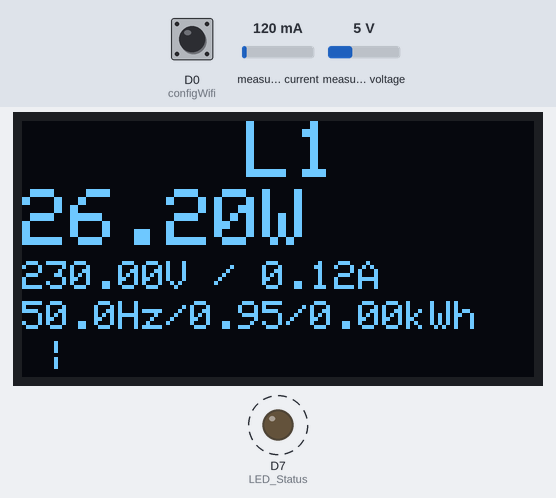
Bench run of a sketch on a simulated ESP8266 (NodeMCU). Shown: 128×64 one-colour display, output pins drawn as LEDs (lit = HIGH). Dashed ring = blinking. Inputs (shaded band) come from the test bench; at power-on: measured current 120 mA, measured voltage 5 V, D0 (configWifi) HIGH. WiFi joins after 1.5 s; servers stay silent unless stated; the local clock reads 2024-03-15 10:24:30 at power-on unless the sketch sets it; EEPROM starts erased; what the sketch prints to the serial monitor is not drawn.

Above: at 7.09 s.
7.3 s: measured current set to 40 mA
At 8.9 s:
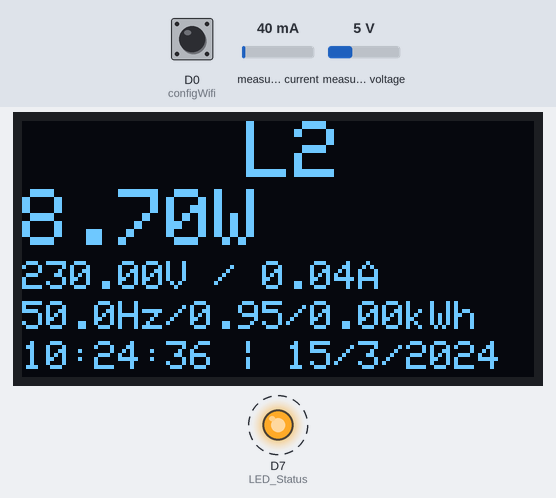
9.5 s: measured voltage set to 0.3 V
At 12.4 s:
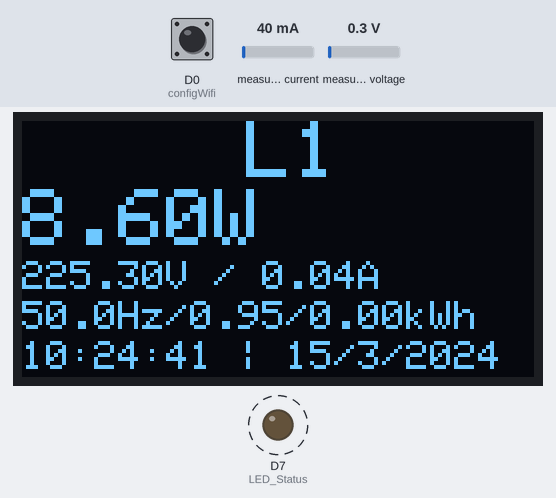
12.5 s: measured current set to 500 mA
At 14.73 s:
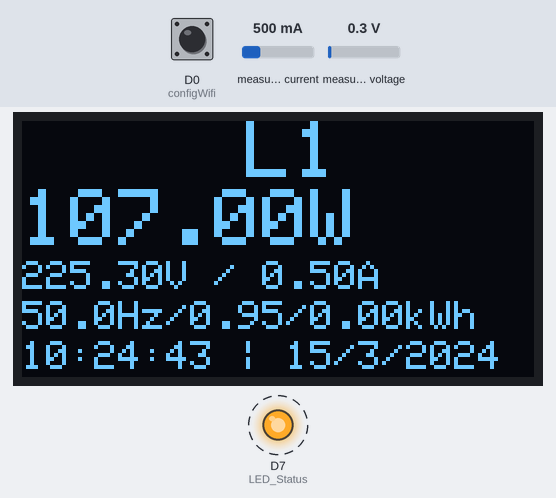
14.8 s: measured voltage set to 3.8 V
At 16.9 s:
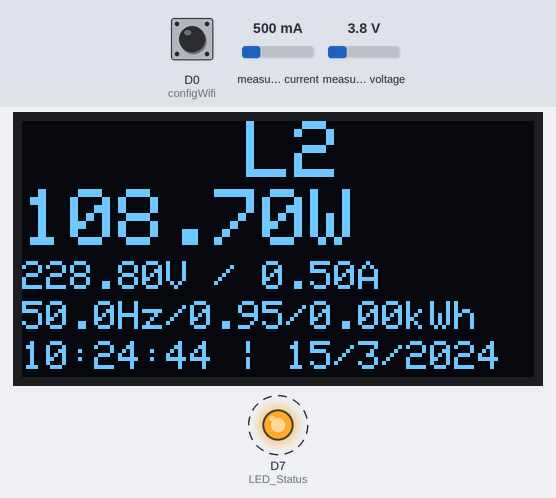
Timing chart, 0 to 17.8 s (numbered marks = the images above; inputs shaded):
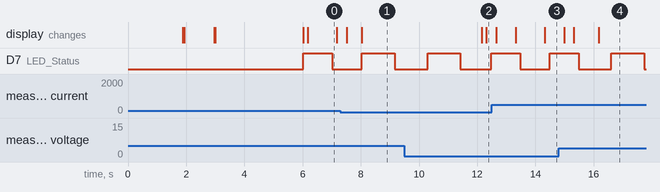

Measured:
- after the input at 7.3 s, the display: first changes after 0.21 s (image 1 shows a later state)
- after the input at 12.5 s, D7 (LED_Status): HIGH → LOW after 0.99 s instead of 1.2 s
- what the display in image 0 shows lasts 1.0 s, from 6.2 s to 7.2 s

The sketch:

ElectricMeter_2Phase_ESP8266_OLED.ino
```cpp
/*
  Vision Old:
  Vision New:

 *** CÔNG TƠ ĐIỆN TỬ WIFI 2 PHA + OLED 0.96 inch ***
 *** ELECTRIC METER 2 PHASE + OLED 0.96 inch ***
  Youtube  : https://www.youtube.com/c/403ERRORVN
  Fanpage  : https://www.facebook.com/403ERRORVN
  Blog     : https://thichchetaotv.blogspot.com/

  Date     : 02/07/2023
  Update   :

  History:
                +


  Library:
  Blynk           : https://github.com/blynkkk/blynk-library
  PZEM004T        : https://github.com/mandulaj/PZEM-004T-v30
  WiFiManager     : https://github.com/tzapu/WiFiManager
  Adafruit_SSD1306: https://github.com/adafruit/Adafruit_SSD1306
  Adafruit_GFX.h  : https://github.com/adafruit/Adafruit-GFX-Library

*/

#include <SPI.h>
#include <Wire.h>
#include <Adafruit_GFX.h>     // https://github.com/adafruit/Adafruit-GFX-Library
#include <Adafruit_SSD1306.h> //https://github.com/adafruit/Adafruit_SSD1306
#include <ESP8266WiFi.h>
#include <BlynkSimpleEsp8266.h> // https://github.com/blynkkk/blynk-library
#include <TimeLib.h>            // https://github.com/PaulStoffregen/Time
#include <WidgetRTC.h>
#include <DNSServer.h>
#include <ESP8266WebServer.h>
#include <WiFiManager.h> // https://github.com/tzapu/WiFiManager
#include <EEPROM.h>
#include <PZEM004Tv30.h> // https://github.com/mandulaj/PZEM-004T-v30
#include <SoftwareSerial.h>

#define Device_Name "Electric Meter 2 Phase"
#define LED_Status D7  // LED Status
#define configWifi D0  // GPIO16 - D0 Config WiFi
#define PZEM_RX_PIN D6 // GPIO2  - D4 ESP8266
#define PZEM_TX_PIN D5 // GPIO0  - D3 ESP8266

#define SCREEN_WIDTH 128    // OLED display width, in pixels
#define SCREEN_HEIGHT 64    // OLED display height, in pixels
#define OLED_RESET -1       // Reset pin # (or -1 if sharing Arduino reset pin)
#define SCREEN_ADDRESS 0x3C ///< See datasheet for Address; 0x3D for 128x64, 0x3C for 128x32
Adafruit_SSD1306 display(SCREEN_WIDTH, SCREEN_HEIGHT, &Wire, OLED_RESET);

//========== SETTING WiFi ==========//
#define BLYNK_TEMPLATE_ID "TMPLmZq9q-Ml"
#define BLYNK_TEMPLATE_NAME "Cong To Dien Tu"
#define BLYNK_AUTH_TOKEN "gNNOmV5w_V0Wcp90vAnCGjBalOH6FG0v"
// Comment this out to disable prints and save space
#define BLYNK_PRINT Serial
char auth[] = BLYNK_AUTH_TOKEN;

BlynkTimer timer;
WidgetRTC rtc;
// PZEM
#define NUM_PZEMS 2
PZEM004Tv30 pzems[NUM_PZEMS];
SoftwareSerial pzemSWSerial(PZEM_RX_PIN, PZEM_TX_PIN);

WiFiManager wifiManager;

float
    L1_voltage = 0,
    L1_current = 0,
    L1_power = 0,
    L1_energy = 0,
    L1_frequency = 0,
    L1_pf = 0,
    L2_voltage = 0,
    L2_current = 0,
    L2_power = 0,
    L2_energy = 0,
    L2_frequency = 0,
    L2_pf = 0,
    L3_voltage = 0,
    L3_current = 0,
    L3_power = 0,
    L3_energy = 0,
    L3_frequency = 0,
    L3_pf = 0,
    Energy_today,
    Energy_Yesterday,
    Energy_This_month,
    Energy_Last_month,
    energy_log_day,
    energy_log_month;

int
    conv1 = 0, // SYSTEM PARAMETER
    conv2 = 0,
    d_hour = 0,
    d_day = 0;

String
    currentTime,
    currentDate;
unsigned long time1 = 0;

const unsigned char Logo[] PROGMEM = {
    0x00, 0x00, 0x00, 0x00, 0x00, 0x00, 0x00, 0x00, 0x00, 0x00, 0x00, 0x00, 0x00, 0x00, 0x00, 0x00,
    0x00, 0x00, 0x00, 0x00, 0x00, 0x00, 0x00, 0x00, 0x00, 0x00, 0x00, 0x00, 0x00, 0x00, 0x00, 0x00,
    0x00, 0x00, 0x00, 0x00, 0x00, 0x00, 0x00, 0x00, 0x00, 0x00, 0x00, 0x00, 0x00, 0x00, 0x00, 0x00,
    0x00, 0x00, 0x00, 0x00, 0x00, 0x00, 0x00, 0x00, 0x00, 0x00, 0x00, 0x00, 0x00, 0x00, 0x00, 0x00,
    0x00, 0x00, 0x00, 0x00, 0x00, 0x00, 0x1c, 0x03, 0xc0, 0x38, 0x00, 0x00, 0x00, 0x00, 0x00, 0x00,
    0x00, 0x00, 0x00, 0x00, 0x00, 0x00, 0x3e, 0x03, 0xc0, 0x7c, 0x00, 0x00, 0x00, 0x00, 0x00, 0x00,
    0x00, 0x00, 0x00, 0x00, 0x00, 0x00, 0x3f, 0x07, 0xe0, 0x7c, 0x00, 0x00, 0x00, 0x00, 0x00, 0x00,
    0x00, 0x00, 0x00, 0x00, 0x00, 0x00, 0x3f, 0x07, 0xe0, 0x7c, 0x00, 0x00, 0x00, 0x00, 0x00, 0x00,
    0x00, 0x00, 0x00, 0x00, 0x00, 0x00, 0x3f, 0x07, 0xe0, 0x7c, 0x00, 0x00, 0x00, 0x00, 0x00, 0x00,
    0x00, 0x00, 0x00, 0x00, 0x00, 0x00, 0x3f, 0x07, 0xe0, 0xfc, 0x00, 0x00, 0x00, 0x00, 0x00, 0x00,
    0x00, 0x00, 0x00, 0x00, 0x00, 0x0f, 0xff, 0xff, 0xff, 0xff, 0xf0, 0x00, 0x00, 0x00, 0x00, 0x00,
    0x00, 0x00, 0x00, 0x00, 0x00, 0x1f, 0xff, 0xff, 0xff, 0xff, 0xf8, 0x00, 0x00, 0x00, 0x00, 0x00,
    0x00, 0x00, 0x00, 0x00, 0x00, 0x3f, 0xff, 0xff, 0xff, 0xff, 0xfc, 0x00, 0x00, 0x00, 0x00, 0x00,
    0x00, 0x00, 0x00, 0x00, 0x00, 0x3f, 0xff, 0xff, 0xff, 0xff, 0xfc, 0x00, 0x00, 0x00, 0x00, 0x00,
    0x00, 0x00, 0x00, 0x00, 0x00, 0x3f, 0xff, 0xff, 0xff, 0xff, 0xde, 0x00, 0x00, 0x00, 0x00, 0x00,
    0x00, 0x00, 0x00, 0x00, 0x00, 0x3f, 0xff, 0xff, 0xff, 0xff, 0xfe, 0x00, 0x00, 0x00, 0x00, 0x00,
    0x00, 0x00, 0x00, 0x00, 0x00, 0x3f, 0xff, 0xff, 0xff, 0xff, 0xfe, 0x00, 0x00, 0x00, 0x00, 0x00,
    0x00, 0x00, 0x00, 0x00, 0x00, 0x3f, 0x80, 0x00, 0x00, 0x01, 0xfe, 0x00, 0x00, 0x00, 0x00, 0x00,
    0x00, 0x00, 0x00, 0x00, 0x07, 0xff, 0x80, 0x00, 0x00, 0x01, 0xff, 0xe0, 0x00, 0x00, 0x00, 0x00,
    0x00, 0x00, 0x00, 0x00, 0x0f, 0xff, 0x80, 0x00, 0x00, 0x01, 0xff, 0xf0, 0x00, 0x00, 0x00, 0x00,
    0x00, 0x00, 0x00, 0x00, 0x0f, 0xff, 0x80, 0x00, 0x00, 0x01, 0xff, 0xf0, 0x00, 0x00, 0x00, 0x00,
    0x00, 0x00, 0x00, 0x00, 0x0f, 0xff, 0x80, 0x00, 0x00, 0x01, 0xff, 0xf0, 0x00, 0x00, 0x00, 0x00,
    0x00, 0x00, 0x00, 0x00, 0x0f, 0xff, 0x80, 0x00, 0x00, 0x01, 0xff, 0xf0, 0x00, 0x00, 0x00, 0x00,
    0x00, 0x00, 0x00, 0x00, 0x03, 0xff, 0x80, 0x00, 0x00, 0x01, 0xff, 0xc0, 0x00, 0x00, 0x00, 0x00,
    0x00, 0x00, 0x00, 0x00, 0x00, 0x3f, 0x80, 0x00, 0x00, 0x01, 0xfe, 0x00, 0x00, 0x00, 0x00, 0x00,
    0x00, 0x00, 0x00, 0x00, 0x00, 0x3f, 0x80, 0x3f, 0x1f, 0xf9, 0xfe, 0x00, 0x00, 0x00, 0x00, 0x00,
    0x00, 0x00, 0x00, 0x00, 0x00, 0x3f, 0x80, 0x7f, 0x1f, 0xf9, 0xfe, 0x00, 0x00, 0x00, 0x00, 0x00,
    0x00, 0x00, 0x00, 0x00, 0x00, 0x3f, 0x80, 0xff, 0x3f, 0xf1, 0xfe, 0x00, 0x00, 0x00, 0x00, 0x00,
    0x00, 0x00, 0x00, 0x00, 0x00, 0x3f, 0x81, 0xff, 0x3f, 0xf1, 0xfe, 0x00, 0x00, 0x00, 0x00, 0x00,
    0x00, 0x00, 0x00, 0x00, 0x03, 0xff, 0x83, 0xfe, 0x3e, 0x01, 0xff, 0xe0, 0x00, 0x00, 0x00, 0x00,
    0x00, 0x00, 0x00, 0x00, 0x0f, 0xff, 0x87, 0xfe, 0x3f, 0xe1, 0xff, 0xf0, 0x00, 0x00, 0x00, 0x00,
    0x00, 0x00, 0x00, 0x00, 0x0f, 0xff, 0x8f, 0xbe, 0x3f, 0xe1, 0xff, 0xf0, 0x00, 0x00, 0x00, 0x00,
    0x00, 0x00, 0x00, 0x00, 0x0f, 0xff, 0x9f, 0xff, 0x7f, 0xc1, 0xff, 0xf0, 0x00, 0x00, 0x00, 0x00,
    0x00, 0x00, 0x00, 0x00, 0x0f, 0xff, 0x9f, 0xff, 0x7f, 0xc1, 0xff, 0xf0, 0x00, 0x00, 0x00, 0x00,
    0x00, 0x00, 0x00, 0x00, 0x03, 0xff, 0x9f, 0xff, 0x7c, 0x01, 0xff, 0xe0, 0x00, 0x00, 0x00, 0x00,
    0x00, 0x00, 0x00, 0x00, 0x00, 0x3f, 0x9f, 0xff, 0x7f, 0xe1, 0xfe, 0x00, 0x00, 0x00, 0x00, 0x00,
    0x00, 0x00, 0x00, 0x00, 0x00, 0x3f, 0x80, 0x7c, 0x7f, 0xc1, 0xfe, 0x00, 0x00, 0x00, 0x00, 0x00,
    0x00, 0x00, 0x00, 0x00, 0x00, 0x3f, 0x80, 0x7c, 0xff, 0xc1, 0xfe, 0x00, 0x00, 0x00, 0x00, 0x00,
    0x00, 0x00, 0x00, 0x00, 0x00, 0x3f, 0x80, 0xf8, 0xff, 0xc1, 0xfe, 0x00, 0x00, 0x00, 0x00, 0x00,
    0x00, 0x00, 0x00, 0x00, 0x00, 0x3f, 0x80, 0x00, 0x00, 0x01, 0xfe, 0x00, 0x00, 0x00, 0x00, 0x00,
    0x00, 0x00, 0x00, 0x00, 0x03, 0xff, 0x80, 0x00, 0x00, 0x01, 0xff, 0x80, 0x00, 0x00, 0x00, 0x00,
    0x00, 0x00, 0x00, 0x00, 0x0f, 0xff, 0x80, 0x00, 0x00, 0x01, 0xff, 0xf0, 0x00, 0x00, 0x00, 0x00,
    0x00, 0x00, 0x00, 0x00, 0x0f, 0xff, 0x80, 0x00, 0x00, 0x01, 0xff, 0xf0, 0x00, 0x00, 0x00, 0x00,
    0x00, 0x00, 0x00, 0x00, 0x0f, 0xff, 0x80, 0x00, 0x00, 0x01, 0xff, 0xf0, 0x00, 0x00, 0x00, 0x00,
    0x00, 0x00, 0x00, 0x00, 0x0f, 0xff, 0x80, 0x00, 0x00, 0x01, 0xff, 0xf0, 0x00, 0x00, 0x00, 0x00,
    0x00, 0x00, 0x00, 0x00, 0x07, 0xff, 0x80, 0x00, 0x00, 0x01, 0xff, 0xe0, 0x00, 0x00, 0x00, 0x00,
    0x00, 0x00, 0x00, 0x00, 0x00, 0x3f, 0x80, 0x00, 0x00, 0x01, 0xfe, 0x00, 0x00, 0x00, 0x00, 0x00,
    0x00, 0x00, 0x00, 0x00, 0x00, 0x3f, 0xff, 0xff, 0xff, 0xff, 0xfe, 0x00, 0x00, 0x00, 0x00, 0x00,
    0x00, 0x00, 0x00, 0x00, 0x00, 0x3f, 0xff, 0xff, 0xff, 0xff, 0xfe, 0x00, 0x00, 0x00, 0x00, 0x00,
    0x00, 0x00, 0x00, 0x00, 0x00, 0x3f, 0xff, 0xff, 0xff, 0xff, 0xfe, 0x00, 0x00, 0x00, 0x00, 0x00,
    0x00, 0x00, 0x00, 0x00, 0x00, 0x3f, 0xff, 0xff, 0xff, 0xff, 0xfc, 0x00, 0x00, 0x00, 0x00, 0x00,
    0x00, 0x00, 0x00, 0x00, 0x00, 0x3f, 0xff, 0xff, 0xff, 0xff, 0xfc, 0x00, 0x00, 0x00, 0x00, 0x00,
    0x00, 0x00, 0x00, 0x00, 0x00, 0x1f, 0xff, 0xff, 0xff, 0xff, 0xf8, 0x00, 0x00, 0x00, 0x00, 0x00,
    0x00, 0x00, 0x00, 0x00, 0x00, 0x0f, 0xff, 0xff, 0xff, 0xff, 0xf0, 0x00, 0x00, 0x00, 0x00, 0x00,
    0x00, 0x00, 0x00, 0x00, 0x00, 0x00, 0x3f, 0x07, 0xe0, 0xfe, 0x00, 0x00, 0x00, 0x00, 0x00, 0x00,
    0x00, 0x00, 0x00, 0x00, 0x00, 0x00, 0x3f, 0x07, 0xe0, 0x7c, 0x00, 0x00, 0x00, 0x00, 0x00, 0x00,
    0x00, 0x00, 0x00, 0x00, 0x00, 0x00, 0x3f, 0x07, 0xe0, 0x7c, 0x00, 0x00, 0x00, 0x00, 0x00, 0x00,
    0x00, 0x00, 0x00, 0x00, 0x00, 0x00, 0x3f, 0x07, 0xe0, 0x7c, 0x00, 0x00, 0x00, 0x00, 0x00, 0x00,
    0x00, 0x00, 0x00, 0x00, 0x00, 0x00, 0x3e, 0x03, 0xe0, 0x7c, 0x00, 0x00, 0x00, 0x00, 0x00, 0x00,
    0x00, 0x00, 0x00, 0x00, 0x00, 0x00, 0x1e, 0x03, 0xc0, 0x38, 0x00, 0x00, 0x00, 0x00, 0x00, 0x00,
    0x00, 0x00, 0x00, 0x00, 0x00, 0x00, 0x00, 0x00, 0x00, 0x00, 0x00, 0x00, 0x00, 0x00, 0x00, 0x00,
    0x00, 0x00, 0x00, 0x00, 0x00, 0x00, 0x00, 0x00, 0x00, 0x00, 0x00, 0x00, 0x00, 0x00, 0x00, 0x00,
    0x00, 0x00, 0x00, 0x00, 0x00, 0x00, 0x00, 0x00, 0x00, 0x00, 0x00, 0x00, 0x00, 0x00, 0x00, 0x00,
    0x00, 0x00, 0x00, 0x00, 0x00, 0x00, 0x00, 0x00, 0x00, 0x00, 0x00, 0x00, 0x00, 0x00, 0x00, 0x00};

int ledState = LOW;               // ledState used to set the LED
unsigned long previousMillis = 0; // will store last time LED was updated
const long interval = 1000;       // interval at which to blink (milliseconds)

void BlinkLED()
{
  unsigned long currentMillis = millis();
  if (currentMillis - previousMillis >= interval)
  {
    // save the last time you blinked the LED
    previousMillis = currentMillis;
    // if the LED is off turn it on and vice-versa:
    if (ledState == LOW)
    {
      ledState = HIGH;
    }
    else
    {
      ledState = LOW;
    }
    // set the LED with the ledState of the variable:
    digitalWrite(LED_Status, ledState);
  }
}
void clockDisplay()
{
  currentTime = String(hour()) + ":" + minute() + ":" + second();
  currentDate = String(day()) + "/" + month() + "/" + year();
}

BLYNK_CONNECTED()
{
  // Synchronize time on connection
  rtc.begin();
}

BLYNK_WRITE(V0)
{ // Button Widget chọn V0
  if (param.asInt() == 1)
  {
    pzems[0].resetEnergy();
  }
}
BLYNK_WRITE(V1)
{ // Button Widget chọn V1
  if (param.asInt() == 1)
  {
    pzems[1].resetEnergy();
  }
}

void ReadData()
{
  L1_voltage = pzems[0].voltage();
  L1_current = pzems[0].current();
  L1_power = pzems[0].power();
  L1_frequency = pzems[0].frequency();
  L1_pf = pzems[0].pf();
  L1_energy = pzems[0].energy();

  L2_voltage = pzems[1].voltage();
  L2_current = pzems[1].current();
  L2_power = pzems[1].power();
  L2_frequency = pzems[1].frequency();
  L2_pf = pzems[1].pf();
  L2_energy = pzems[1].energy();

}
void sendBlynk()
{
  Blynk.virtualWrite(V3, L1_voltage);
  Blynk.virtualWrite(V4, L1_current);
  Blynk.virtualWrite(V5, L1_power); // Watt
  Blynk.virtualWrite(V6, L1_energy);
  Blynk.virtualWrite(V7, L1_frequency);
  Blynk.virtualWrite(V8, L1_pf);

  Blynk.virtualWrite(V9, L2_voltage);
  Blynk.virtualWrite(V10, L2_current);
  Blynk.virtualWrite(V11, L2_power); // Watt
  Blynk.virtualWrite(V12, L2_energy);
  Blynk.virtualWrite(V13, L2_frequency);
  Blynk.virtualWrite(V14, L2_pf);

  Blynk.virtualWrite(V21, "L1");
  Blynk.virtualWrite(V22, "L2");

} // end sendBlynk

void OLED096()
{
  if ((unsigned long)(millis() - time1) > 4000)
  {
    if (isnan(L1_voltage))
    {
      display.clearDisplay();
      display.setTextSize(2);
      // display.setTextColor(SSD1306_WHITE);  // Draw white text
      display.setCursor(8, 0); // Start at top-left corner
      display.print("    L1   ");
      display.setCursor(0, 20);
      display.print("    NOT   ");
      display.setCursor(0, 40);
      display.print(" CONNECTED");
      display.display();
    }
    else
    {
      display.clearDisplay();
      display.setTextSize(2);
      display.setTextColor(SSD1306_WHITE); // Draw white text
      display.setCursor(8, 0);             // Start at top-left corner
      display.print("    L1   ");
      display.setTextSize(2);
      display.setCursor(0, 17);
      display.print(L1_power);
      display.print("W");
      display.setTextSize(1); // Normal 1:1 pixel scale
      display.setCursor(0, 35);
      display.print(L1_voltage);
      display.print("V / ");
      display.print(L1_current);
      display.print("A");
      display.setCursor(0, 45);
      display.print(L1_frequency, 1);
      display.print("Hz/");
      display.print(L1_pf);
      display.print("/");
      display.print(L1_energy);
      display.print("kWh");

      display.setCursor(0, 55);
      display.print(currentTime);
      display.print(" | ");
      display.print(currentDate);
      display.display();
    }
  }
  if ((unsigned long)(millis() - time1) > 8000)
  {
    if (isnan(L2_voltage))
    {
      display.clearDisplay();
      display.setTextSize(2);
      display.setCursor(8, 0); // Start at top-left corner
      display.print("    L2   ");
      display.setCursor(0, 20);
      display.print("    NOT   ");
      display.setCursor(0, 40);
      display.print(" CONNECTED");
      display.display();
    }
    else
    {
      display.clearDisplay();
      display.setTextSize(2);
      display.setCursor(8, 0); // Start at top-left corner
      display.print("    L2   ");
      display.setTextSize(2);
      display.setCursor(0, 17);
      display.print(L2_power);
      display.print("W");
      display.setTextSize(1); // Normal 1:1 pixel scale
      display.setCursor(0, 35);
      display.print(L2_voltage);
      display.print("V / ");
      display.print(L2_current);
      display.print("A");
      display.setCursor(0, 45);
      display.print(L2_frequency, 1);
      display.print("Hz/");
      display.print(L2_pf);
      display.print("/");
      display.print(L2_energy);
      display.print("kWh");

      display.setCursor(0, 55);
      display.print(currentTime);
      display.print(" | ");
      display.print(currentDate);
      display.display();
    }
    time1 = millis();
  }

}
// end hienthiLCD

void SerialMonitor()
{
  // Check if the data is valid
  if (isnan(L1_voltage))
  {
    Serial.println("============================ ERROR READING L1 ============================");
  }
  else
  {
    Serial.print("V1: ");
    Serial.print(L1_voltage, 2);
    Serial.print("V | ");
    Serial.print("A1: ");
    Serial.print(L1_current, 2);
    Serial.print("A | ");
    Serial.print("P1: ");
    Serial.print(L1_power, 2);
    Serial.print("W | ");
    Serial.print("E1: ");
    Serial.print(L1_energy, 2);
    Serial.print("kWh | ");
    Serial.print("F1: ");
    Serial.print(L1_frequency, 2);
    Serial.print("Hz | ");
    Serial.print("PF1: ");
    Serial.println(L1_pf, 2);
  }
  if (isnan(L2_voltage))
  {
    Serial.println("============================ ERROR READING L2 ============================");
  }
  else
  {
    Serial.print("V2: ");
    Serial.print(L2_voltage, 2);
    Serial.print("V | ");
    Serial.print("A2: ");
    Serial.print(L2_current, 2);
    Serial.print("A | ");
    Serial.print("P2: ");
    Serial.print(L2_power, 2);
    Serial.print("W | ");
    Serial.print("E2: ");
    Serial.print(L2_energy, 2);
    Serial.print("kWh | ");
    Serial.print("F2: ");
    Serial.print(L2_frequency, 2);
    Serial.print("Hz | ");
    Serial.print("PF2: ");
    Serial.println(L2_pf, 2);
  }
  Serial.println();
} // end SerialMonitor

// void energy_calculate()
// {
//   // int T_hour = hour();
//   // int D_day  = day();
//   Energy_today = energy - energy_log_day;
//   if (hour() != 0)
//   {
//     d_hour = 1;
//   }

//   if ((hour() == 0) && (d_hour == 1))
//   { // sang ngày mới
//     Energy_Yesterday = Energy_today;
//     Energy_today = 0;
//     energy_log_day = energy;
//     d_hour = 0;
//   }

//   Energy_This_month = energy - energy_log_month;
//   if (day() != 1)
//   {
//     d_day = 1;
//   }

//   if ((day() == 1) && (d_day == 1))
//   {
//     Energy_Last_month = Energy_This_month;
//     Energy_This_month = 0;
//     energy_log_month = energy;
//     d_day = 0;
//   }

//   Serial.print("Hour: ");
//   Serial.print(hour());
//   Serial.print(" | d_hour: ");
//   Serial.println(d_hour);
// }

void loadSettings()
{
  Energy_today = EEPROM.read(0) + (EEPROM.read(1) * .01);
  Energy_Yesterday = EEPROM.read(2) + (EEPROM.read(3) * .01);
  Energy_This_month = EEPROM.read(4) + (EEPROM.read(5) * .01);
  Energy_Last_month = EEPROM.read(6) + (EEPROM.read(7) * .01);
}

void saveSettings()
{
  conv1 = Energy_today * 100;
  conv2 = conv1 % 100;
  EEPROM.write(0, Energy_today);
  EEPROM.write(1, conv2);

  conv1 = Energy_Yesterday * 100;
  conv2 = conv1 % 100;
  EEPROM.write(2, Energy_Yesterday);
  EEPROM.write(3, conv2);

  conv1 = Energy_This_month * 100;
  conv2 = conv1 % 100;
  EEPROM.write(4, Energy_This_month);
  EEPROM.write(5, conv2);

  conv1 = Energy_Last_month * 100;
  conv2 = conv1 % 100;
  EEPROM.write(6, Energy_Last_month);
  EEPROM.write(7, conv2);
  EEPROM.commit(); // Saves setting changes to flash memory
}
void saveAutoloadSettings()
{
  //  EEPROM.write(11,flashMemLoad);       //STORE: Enable autoload
  // EEPROM.commit();                     //Saves setting changes to flash memory
}

int buttonState = 0;               // Trạng thái của nút SW1
int previousButtonState = 1;       // Trạng thái trước đó của nút SW1
unsigned long buttonPressTime = 0; // Thời điểm nút SW1 được nhấn
void ButtonScan()
{
  buttonState = digitalRead(configWifi); // Đọc trạng thái của nút SW1

  // Kiểm tra nếu nút SW1 được nhấn
  if (buttonState != previousButtonState)
  {
    if (buttonState == LOW)
    {
      buttonPressTime = millis(); // Lưu thời điểm nút SW1 được nhấn
    }
    else
    {
      unsigned long buttonHoldTime = millis() - buttonPressTime; // Tính thời gian nút SW1 được nhấn giữ

      // Kiểm tra nếu thời gian giữ nút SW1 là 5 giây (5000ms)
      if (buttonHoldTime >= 3000)
      {
        // thực hiện lệnh nhấn giữ 5s tại đây
        WiFiManager wifiManager;
        display.clearDisplay();
        display.setTextSize(2);
        display.setTextColor(WHITE);
        display.setCursor(0, 0);
        display.println(" WIFI NEW ");
        display.display();

        Serial.println("Erasing Config, restarting");
        wifiManager.resetSettings();
        wifiManager.autoConnect(Device_Name);
        display.clearDisplay();
        display.setCursor(0, 0);
        display.println(" COMPLETE ");
        display.display();
        delay(1000);
        // ESP.restart();
      }
    }
  }
  previousButtonState = buttonState; // Lưu trạng thái trước đó của nút SW1
}

void setup()
{
  Serial.begin(115200);
  pinMode(configWifi, INPUT);
  pinMode(LED_Status, OUTPUT);
  EEPROM.begin(512);
  loadSettings();

  if (!display.begin(SSD1306_SWITCHCAPVCC, SCREEN_ADDRESS))
  {
    Serial.println(F("SSD1306 allocation failed"));
    for (;;)
      ; // Don't proceed, loop forever
  }

  wifiManager.setConfigPortalTimeout(60); // 1 minute
  if (!wifiManager.autoConnect(Device_Name))
  {
    Serial.println("failed to connect and hit timeout");
    display.clearDisplay();
    display.setTextSize(1);
    display.setTextColor(WHITE);
    display.setCursor(0, 0);
    display.println("Dang Ket Noi....");
    display.display();
    delay(3000);
    // reset and try again, or maybe put it to deep sleep
    ESP.restart();
    delay(5000);
  }

  display.clearDisplay();
  display.display();

  display.setTextSize(1);
  display.setTextColor(WHITE);
  display.setCursor(0, 0);
  display.println("Wifi connecting to ");
  display.println(WiFi.SSID().c_str());

  Blynk.begin(auth, WiFi.SSID().c_str(), WiFi.psk().c_str());

  display.println("\nConnecting");
  display.display();

  while (WiFi.status() != WL_CONNECTED)
  {
    delay(500);
    display.print(".");
    display.display();
  }

  display.clearDisplay();
  display.display();
  display.setCursor(0, 0);

  display.println("Wifi Connected!");
  display.print("IP:");
  display.println(WiFi.localIP());
  display.display();
  delay(1000);

  display.clearDisplay();
  display.display();

  display.drawBitmap(0, 0, Logo, 128, 64, WHITE);
  display.display();
  delay(3000);
  display.clearDisplay();

  display.display();

  setSyncInterval(10 * 60); // Sync interval in seconds (10 minutes)
  // Display digital clock every 1 seconds
  timer.setInterval(1000L, clockDisplay);

  // For each PZEM, initialize it
  for (int i = 0; i < NUM_PZEMS; i++)
  {
    // Initialize the PZEMs with Software Serial
    pzems[i] = PZEM004Tv30(pzemSWSerial, 0x10 + i);
  }

} // end setup

void loop()
{
  BlinkLED();
  ButtonScan();
  ReadData();
  SerialMonitor();
  OLED096(); // Select if using OLED 0.96 display
  sendBlynk();
  Blynk.run();
  timer.run();

} // end loop
```
